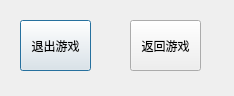
<?xml version="1.0" encoding="UTF-8"?>
<ui version="4.0">
 <class>Confirm_Box</class>
 <widget class="QDialog" name="Confirm_Box">
  <property name="geometry">
   <rect>
    <x>0</x>
    <y>0</y>
    <width>234</width>
    <height>96</height>
   </rect>
  </property>
  <property name="windowTitle">
   <string>Dialog</string>
  </property>
  <widget class="QPushButton" name="pushButton_confirm">
   <property name="geometry">
    <rect>
     <x>20</x>
     <y>20</y>
     <width>71</width>
     <height>51</height>
    </rect>
   </property>
   <property name="text">
    <string>退出游戏</string>
   </property>
  </widget>
  <widget class="QPushButton" name="pushButton_goback">
   <property name="geometry">
    <rect>
     <x>130</x>
     <y>20</y>
     <width>71</width>
     <height>51</height>
    </rect>
   </property>
   <property name="text">
    <string>返回游戏</string>
   </property>
  </widget>
 </widget>
 <resources/>
 <connections>
  <connection>
   <sender>pushButton_confirm</sender>
   <signal>clicked()</signal>
   <receiver>Confirm_Box</receiver>
   <slot>accept()</slot>
   <hints>
    <hint type="sourcelabel">
     <x>128</x>
     <y>161</y>
    </hint>
    <hint type="destinationlabel">
     <x>85</x>
     <y>67</y>
    </hint>
   </hints>
  </connection>
  <connection>
   <sender>pushButton_goback</sender>
   <signal>clicked()</signal>
   <receiver>Confirm_Box</receiver>
   <slot>reject()</slot>
   <hints>
    <hint type="sourcelabel">
     <x>249</x>
     <y>143</y>
    </hint>
    <hint type="destinationlabel">
     <x>311</x>
     <y>69</y>
    </hint>
   </hints>
  </connection>
 </connections>
</ui>
